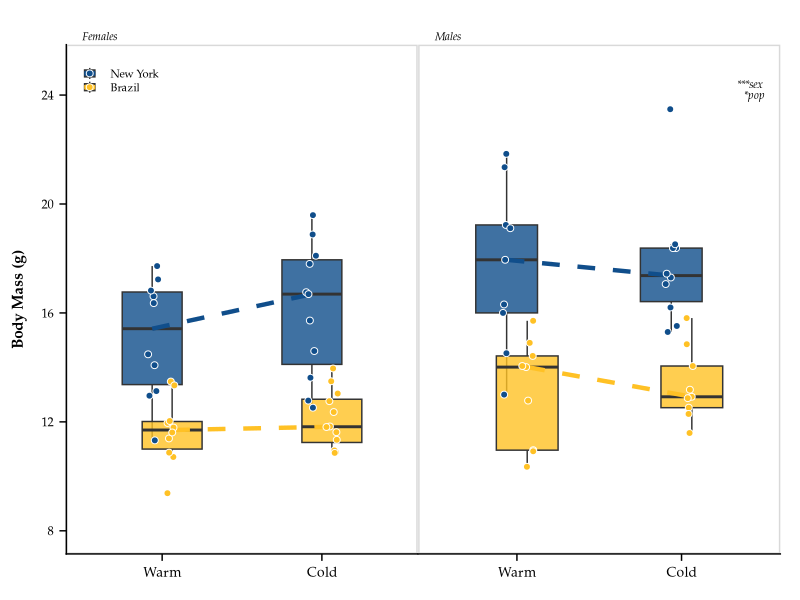
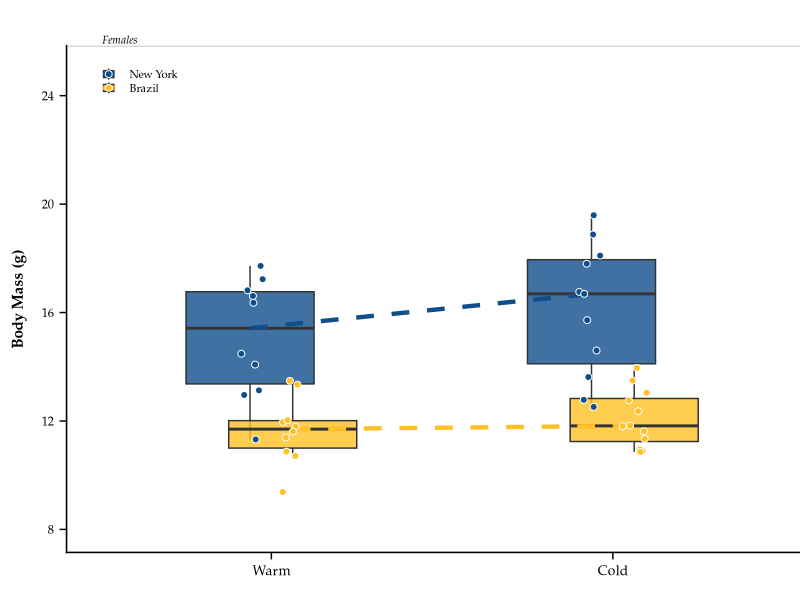
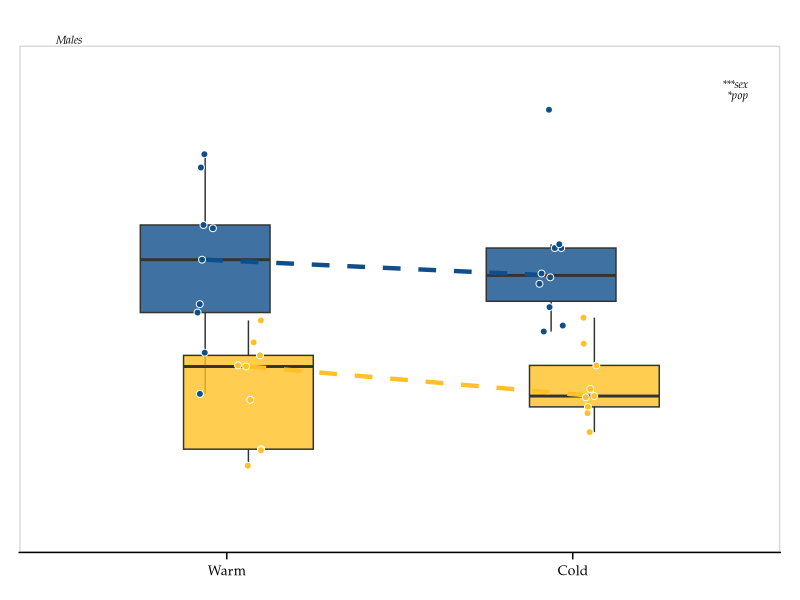

Write R code to recreate these figures, in order. (Note: this script raises an error after producing the figures.)
#!/usr/bin/env Rscript --vanilla

##############################################################
# Author: Mallory A. Ballinger
# Script first created: 12-Feb-2021
# Script last updated:  08-Apr-2021


# This script plots weekly body weight and tail lengths of New York and Brazil mice across environments,
# and generates Fig. XXXX in Ballinger_et_al_2021_AmNat


##############################################################
# Required packages
##############################################################

rm(list = ls()) # clears R's environment
library(tidyverse)
library(here)
library(cowplot)
library(glue)
library(ggtext)

##############################################################
# Import data
##############################################################

PostDissectionMetaData <- read_csv(here("data/processed/PostDissectionMetaData.csv")) %>%
  select(-1) %>% # removes first column
  mutate(Sex = fct_relevel(Sex, "Male", "Female")) %>% # put males before females
  mutate(Population = fct_relevel(Population, "New York", "Brazil")) %>% # put evolved cold pop first
  mutate(Line = fct_relevel(Line, "SARA", "SARB", "MANA", "MANB")) %>% # put evolved cold lines first
  mutate(Environment = fct_relevel(Environment, "Warm", "Cold" )) # put warm before cold (evolved before plasticity)





##############################################################
# Calculate residuals for plotting
##############################################################

# save TL x BW residuals
residsTLBW <- lm(Final_Tail_Length_mm ~ Body_Weight_g, data = PostDissectionMetaData,
                 na.action = na.exclude)
PostDissectionMetaData$Resids_TLBW <- resid(residsTLBW)


# Based on outlier tests (see 'code/model_RXNs.R'), any ear length
# greater than 17mm is an extreme outlier

PostDissection_filtered <- PostDissectionMetaData %>%
  mutate(Ear_Length_mm = ifelse(Ear_Length_mm > 17, NA, Ear_Length_mm))

# save EL x BW residuals
residsELBW <- lm(Ear_Length_mm ~ Body_Weight_g, data = PostDissection_filtered,
                 na.action = na.exclude)
PostDissection_filtered$Resids_ELBW <- resid(residsELBW)





##############################################################
# Get values from statistical analyses
##############################################################

# Refer to 'code/model_RXNs.R' for model comparisons and statistical analyses


# > car::Anova(lmer(Body_Weight_g ~ Sex * Population * Environment + (1|Line),
#                   +                 data = PostDissectionMetaData), type = "III")
# Analysis of Deviance Table (Type III Wald chisquare tests)
# 
# Response: Body_Weight_g
# Chisq Df Pr(>Chisq)    
# (Intercept)                142.5576  1  < 2.2e-16 ***
# Sex                         20.1407  1  7.195e-06 ***
# Population                   4.9456  1    0.02616 *  
# Environment                  0.0742  1    0.78533    
# Sex:Population               2.6437  1    0.10396    
# Sex:Environment              0.5630  1    0.45306    
# Population:Environment       0.0917  1    0.76197    
# Sex:Population:Environment   0.5565  1    0.45568    
# ---
# Signif. codes:  0 ‘***’ 0.001 ‘**’ 0.01 ‘*’ 0.05 ‘.’ 0.1 ‘ ’ 1

BW_deets <- ("&#42;&#42;&#42;sex<br>\
                        &#42;pop")



# > car::Anova(lmer(Final_Tail_Length_mm ~ Body_Weight_g + Sex * Population * Environment + (1|Line),
#                   +                 data = PostDissectionMetaData), type = "III")
# Analysis of Deviance Table (Type III Wald chisquare tests)
# 
# Response: Final_Tail_Length_mm
# Chisq Df Pr(>Chisq)    
# (Intercept)                178.2408  1  < 2.2e-16 ***
# Body_Weight_g               51.9483  1  5.698e-13 ***
# Sex                          2.7830  1   0.095271 .  
# Population                  15.4846  1  8.318e-05 ***
# Environment                  5.4843  1   0.019188 *  
# Sex:Population               0.6432  1   0.422544    
# Sex:Environment              0.2701  1   0.603288    
# Population:Environment       7.5313  1   0.006064 ** 
# Sex:Population:Environment   0.0293  1   0.864003    
#  Signif. codes:  0 ‘***’ 0.001 ‘**’ 0.01 ‘*’ 0.05 ‘.’ 0.1 ‘ ’ 1

TL_deets <- ("&#42;env<br>\
            &#42;&#42;&#42;pop<br>\
             &#42;&#42;pop x env")



# > car::Anova(lmer(Ear_Length_mm ~ Body_Weight_g + Sex * Population * Environment + (1|Line), data = PostDissection_filtered), type = "III")
# Analysis of Deviance Table (Type III Wald chisquare tests)
# 
# Response: Ear_Length_mm
# Chisq Df Pr(>Chisq)    
# (Intercept)                256.1290  1  < 2.2e-16 ***
# Body_Weight_g               13.3652  1  0.0002563 ***
# Sex                          2.4769  1  0.1155265    
# Population                   0.3438  1  0.5576574    
# Environment                 14.7500  1  0.0001228 ***
# Sex:Population               0.0008  1  0.9774778    
# Sex:Environment              0.2092  1  0.6473669    
# Population:Environment       0.6701  1  0.4130207    
# Sex:Population:Environment   0.2545  1  0.6139013    
# ---
#   Signif. codes:  0 ‘***’ 0.001 ‘**’ 0.01 ‘*’ 0.05 ‘.’ 0.1 ‘ ’ 1

EL_deets <- glue("&#42;&#42;&#42;env")






##############################################################
# Plot sex-specific body mass RXN plot
##############################################################

# Sex-specific datasets
MaleData <- PostDissectionMetaData %>%
  filter(Sex == "Male")

FemaleData <- PostDissectionMetaData %>%
  filter(Sex == "Female")


BWrxnF <-
  ggplot(data=FemaleData, aes(x=Environment, y=Body_Weight_g)) +
  geom_boxplot(aes(fill = Population), position = position_dodge(width=0.25), alpha=0.8, size = 0.5, outlier.shape = NA, notch = FALSE) +
  stat_summary(
    fun = median,
    geom = 'line',
    aes(group = Population, color = Population),
    position = position_dodge(width = 0.25) , size=1.5, alpha = 1.2, linetype = "dashed") +
  geom_point(aes(fill = Population), position = position_jitterdodge(jitter.width = 0.15, dodge.width=0.25), alpha=5, size=2, shape=21, color = "white") +
  #annotate("text", x = 0.75, y=25, label="Males", family = "Palatino") +
  scale_color_manual(values=rep(c("dodgerblue4", "goldenrod1"))) +
  scale_fill_manual(values=rep(c("dodgerblue4", "goldenrod1"))) +
  #scale_x_discrete("Environment", expand=c(0.075,0.5)) +
  #guides(color=guide_legend(override.aes=list(fill=NA)),
  # linetype=guide_legend(override.aes = list(fill=NA))) +# removes gray shading from legend
  scale_y_continuous(breaks = seq(from=8, to=24, by=4), labels = seq(from=8, to=24, by=4), limits = c(8,25)) +
  theme_half_open(20) +
  panel_border() + # puts border around facets
  theme(panel.grid.minor = element_blank(), axis.line = element_line(colour = "black"),
        axis.title.x = element_blank(),
        axis.title.y = element_text(margin = margin(r = 10), size = 11, face = "bold", family = "Palatino"),
        axis.text.x = element_text(size = 10, color = "black", family = "Palatino"),
        axis.text.y = element_text(size = 9, color = "black", family = "Palatino"),
        legend.position = c(0.047, 0.93),
        legend.background = element_blank(),
        legend.box.background = element_blank(),
        legend.key = element_blank(),
        legend.key.height = unit(0.35, "cm"),
        legend.key.width = unit(0.35, "cm"),
        legend.text = element_text(size=8, family = "Palatino"),
        legend.title = element_blank(),
        plot.tag = element_text(family = "Palatino", size = 8, face = "italic"),
        plot.tag.position = c(0.2,1.015),
        plot.title = element_text(size = 8, face = "italic", hjust = 0.05, vjust = -3, family = "Palatino"),
        plot.title.position = "panel",
        plot.margin = unit(c(0.5, -0.45, 0.5, 0.3), "cm")) +
  labs(x = "",
       y = "Body Mass (g)",
       title = "Females")


BWrxnM <-
  ggplot(data=MaleData, aes(x=Environment, y=Body_Weight_g)) +
  geom_boxplot(aes(fill = Population), position = position_dodge(width=0.25), alpha=0.8, size = 0.5, outlier.shape = NA, notch = FALSE) +
  stat_summary(
    fun = median,
    geom = 'line',
    aes(group = Population, color = Population),
    position = position_dodge(width = 0.25) , size=1.5, alpha = 1.2, linetype = "dashed") +
  geom_point(aes(fill = Population), position = position_jitterdodge(jitter.width = 0.15, dodge.width=0.25), alpha=5, size=2, shape=21, color = "white") +
  #annotate("text", x = 2.4, y=25, label="****sex\n*pop", family = "Palatino", fontface = 3, size = 3, hjust = 1) +
  scale_color_manual(values=rep(c("dodgerblue4", "goldenrod1"))) +
  scale_fill_manual(values=rep(c("dodgerblue4", "goldenrod1"))) +
  #scale_x_discrete("Environment", expand=c(0.075,0.5)) +
  scale_y_continuous(breaks = seq(from=8, to=24, by=4), labels = seq(from=8, to=24, by=4), limits = c(8,25)) +
  theme_half_open(20) +
  panel_border() + # puts border around facets
  theme(panel.grid.minor = element_blank(), axis.line = element_line(colour = "black"),
        axis.title.x = element_blank(),
        axis.title.y = element_text(margin = margin(r = 10), size = 10, face = "bold", family = "Palatino"),
        axis.text.x = element_text(size = 10, color = "black", family = "Palatino"),
        axis.text.y = element_blank(),
        axis.ticks.y = element_blank(),
        axis.line.y = element_blank(),
        legend.position = "none",
        plot.tag = element_markdown(family = "Palatino", size = 8, face = "italic", hjust = 1),
        plot.tag.position = c(0.96,0.88),
        plot.title = element_text(size = 8, face = "italic", hjust = 0.05, vjust = -3, family = "Palatino"),
        plot.title.position = "panel",
        plot.margin = unit(c(0.5, 0.5, 0.5, -0.42), "cm")) + # top, right, bottom, left (0.5, 0.5, 0.1, -0.5)
  labs(x = "",
       y = "",
       title = "Males",
       tag = BW_deets)


BW <- cowplot::plot_grid(BWrxnF, BWrxnM, align = "h", label_fontfamily = "Palatino",
                         label_size = 12, label_x = 0.05, hjust = 0)


ggsave("results/figures/RXNs_BW.tiff", height = 3.5, width = 6, compression = "lzw")
ggsave("results/figures/RXNs_BW.pdf", height = 3.5, width = 6)





##############################################################
# Plot rxn norm plots (tail length & ear length)
##############################################################

TLrxn <-
  ggplot(data=PostDissectionMetaData, aes(x=Environment, y=Resids_TLBW)) +
  geom_boxplot(aes(fill = Population), position = position_dodge(width=0.25), alpha=0.8, size = 0.5, outlier.shape = NA, notch = FALSE) +
  stat_summary(
    fun = median,
    geom = 'line',
    aes(group = Population, color = Population),
    position = position_dodge(width = 0.25) , size=1.5, alpha = 1.2, linetype = "dashed") +
  geom_point(aes(fill = Population), position = position_jitterdodge(jitter.width = 0.15, dodge.width=0.25), alpha=5, size=2.25, shape=21, color = "white") +
  scale_color_manual(values=rep(c("dodgerblue4", "goldenrod1"))) +
  scale_fill_manual(values=rep(c("dodgerblue4", "goldenrod1"))) +
  scale_y_continuous(breaks = seq(from=-10, to=10, by=5), labels = seq(from=-10, to=10, by=5), limits = c(-10,10)) +
  theme_bw() + 
  theme(panel.border = element_rect(color = "black", fill = NA, size = 1),
        panel.grid.major = element_blank(), panel.grid.minor = element_blank(),
        axis.title.x = element_blank(),
        axis.title.y = element_text(margin = margin(r = 10), size = 12, face = "bold", family = "Palatino"),
        axis.text.x = element_text(size = 12, color = "black", family = "Palatino"),
        axis.text.y = element_text(size = 11, color = "black", family = "Palatino"),
        legend.position = c(0.14, 0.96),
        legend.background = element_blank(),
        legend.box.background = element_blank(),
        legend.key = element_blank(),
        legend.key.height = unit(0.35, "cm"),
        legend.key.width = unit(0.35, "cm"),
        legend.text = element_text(size=10, family = "Palatino"),
        legend.title = element_blank(),
        plot.tag = element_markdown(family = "Palatino", size = 10, face = "italic", hjust = 1),
        plot.tag.position = c(0.955,0.93),
        plot.title = element_markdown(family = "Palatino"),
        plot.margin = unit(c(0.5, 0.5, 0.5, 0.5), "cm")) +
  labs(x = "",
       y = "Tail Length (resid.)",
       tag = TL_deets)


ELrxn <-
  ggplot(data=PostDissection_filtered, aes(x=Environment, y=Resids_ELBW)) +
  geom_boxplot(aes(fill = Population), position = position_dodge(width=0.25), alpha=0.8, size = 0.5, outlier.shape = NA, notch = FALSE) +
  stat_summary(
    fun = median,
    geom = 'line',
    aes(group = Population, color = Population),
    position = position_dodge(width = 0.25) , size=1.5, alpha = 1.2, linetype = "dashed") +
  geom_point(aes(fill = Population), position = position_jitterdodge(jitter.width = 0.15, dodge.width=0.25), alpha=5, size=2.25, shape=21, color = "white") +
  scale_color_manual(values=rep(c("dodgerblue4", "goldenrod1"))) +
  scale_fill_manual(values=rep(c("dodgerblue4", "goldenrod1"))) +
  scale_y_continuous(breaks = seq(from=-2, to=2, by=1), labels = seq(from=-2, to=2, by=1), limits = c(-2,2)) +
  theme_bw() + 
  theme(panel.border = element_rect(color = "black", fill = NA, size = 1),
        panel.grid.major = element_blank(), panel.grid.minor = element_blank(),
        axis.title.x = element_blank(),
        axis.title.y = element_text(margin = margin(r = 10), size = 12, face = "bold", family = "Palatino"),
        axis.text.x = element_text(size = 12, color = "black", family = "Palatino"),
        axis.text.y = element_text(size = 11, color = "black", family = "Palatino"),
        legend.position = 'none',
        plot.tag = element_markdown(family = "Palatino", size = 10, face = "italic", hjust = 1),
        plot.tag.position = c(0.96,0.95),
        plot.title = element_markdown(family = "Palatino"),
        plot.margin = unit(c(0.5, 0.5, 0.5, 0.5), "cm")) +
  labs(x = "",
       y = "Ear Length (resid.)",
       tag = EL_deets)


Extremities <- cowplot::plot_grid(TLrxn, ELrxn, ncol = 2, nrow = 1, labels = c('A)', 'B)'), label_fontfamily = "Palatino",
                   align = 'h', label_size = 14, label_x = 0.05, hjust = 0)

ggsave("results/figures/RXNs_Extremities.tiff", height = 4, width = 8.5, compression = "lzw")
ggsave("results/figures/RXNs_Extremities.pdf", height = 4, width = 8.5)





##############################################################
# Plot sex-specific BMI plot
##############################################################

BMIrxnF <-
  ggplot(data=FemaleData, aes(x=Environment, y=BMI_kg_m2)) +
  geom_boxplot(aes(fill = Population), position = position_dodge(width=0.25), alpha=0.8, size = 0.5, outlier.shape = NA, notch = FALSE) +
  stat_summary(
    fun = median,
    geom = 'line',
    aes(group = Population, color = Population),
    position = position_dodge(width = 0.25) , size=1.5, alpha = 1.2, linetype = "dashed") +
  geom_point(aes(fill = Population), position = position_jitterdodge(jitter.width = 0.15, dodge.width=0.25), alpha=5, size=2, shape=21, color = "white") +
  #annotate("text", x = 0.75, y=25, label="Males", family = "Palatino") +
  scale_color_manual(values=rep(c("dodgerblue4", "goldenrod1"))) +
  scale_fill_manual(values=rep(c("dodgerblue4", "goldenrod1"))) +
  #scale_x_discrete("Environment", expand=c(0.075,0.5)) +
  #guides(color=guide_legend(override.aes=list(fill=NA)),
  # linetype=guide_legend(override.aes = list(fill=NA))) +# removes gray shading from legend
  #scale_y_continuous(breaks = seq(from=8, to=24, by=4), labels = seq(from=8, to=24, by=4), limits = c(8,25)) +
  theme_half_open(20) +
  panel_border() + # puts border around facets
  theme(panel.grid.minor = element_blank(), axis.line = element_line(colour = "black"),
        axis.title.x = element_blank(),
        axis.title.y = element_markdown(margin = margin(r = 10), size = 11, face = "bold", family = "Palatino"),
        axis.text.x = element_text(size = 10, color = "black", family = "Palatino"),
        axis.text.y = element_text(size = 9, color = "black", family = "Palatino"),
        legend.position = c(0.047, 0.96),
        legend.background = element_blank(),
        legend.box.background = element_blank(),
        legend.key = element_blank(),
        legend.key.height = unit(0.35, "cm"),
        legend.key.width = unit(0.35, "cm"),
        legend.text = element_text(size=8, family = "Palatino"),
        legend.title = element_blank(),
        plot.tag = element_text(family = "Palatino", size = 8, face = "italic"),
        plot.tag.position = c(0.2,1.015),
        plot.title = element_text(size = 8, face = "italic", hjust = 0.05, vjust = -3, family = "Palatino"),
        plot.title.position = "panel",
        plot.margin = unit(c(0.5, -0.45, 0.5, 0.3), "cm")) +
  labs(x = "",
       y = "Body Mass Index (kg/m<sup>2</sup>)",
       title = "Females")


BMIrxnM <-
  ggplot(data=MaleData, aes(x=Environment, y=BMI_kg_m2)) +
  geom_boxplot(aes(fill = Population), position = position_dodge(width=0.25), alpha=0.8, size = 0.5, outlier.shape = NA, notch = FALSE) +
  stat_summary(
    fun = median,
    geom = 'line',
    aes(group = Population, color = Population),
    position = position_dodge(width = 0.25) , size=1.5, alpha = 1.2, linetype = "dashed") +
  geom_point(aes(fill = Population), position = position_jitterdodge(jitter.width = 0.15, dodge.width=0.25), alpha=5, size=2, shape=21, color = "white") +
  #annotate("text", x = 2.4, y=25, label="****sex\n*pop", family = "Palatino", fontface = 3, size = 3, hjust = 1) +
  scale_color_manual(values=rep(c("dodgerblue4", "goldenrod1"))) +
  scale_fill_manual(values=rep(c("dodgerblue4", "goldenrod1"))) +
  #scale_x_discrete("Environment", expand=c(0.075,0.5)) +
  #scale_y_continuous(breaks = seq(from=1.2, to=3, by=4), labels = seq(from=8, to=24, by=4), limits = c(8,25)) +
  theme_half_open(20) +
  panel_border() + # puts border around facets
  theme(panel.grid.minor = element_blank(), axis.line = element_line(colour = "black"),
        axis.title.x = element_blank(),
        axis.title.y = element_text(margin = margin(r = 10), size = 10, face = "bold", family = "Palatino"),
        axis.text.x = element_text(size = 10, color = "black", family = "Palatino"),
        axis.text.y = element_blank(),
        axis.ticks.y = element_blank(),
        axis.line.y = element_blank(),
        legend.position = "none",
        plot.tag = element_markdown(family = "Palatino", size = 8, face = "italic", hjust = 1),
        plot.tag.position = c(0.96,0.88),
        plot.title = element_text(size = 8, face = "italic", hjust = 0.05, vjust = -3, family = "Palatino"),
        plot.title.position = "panel",
        plot.margin = unit(c(0.5, 0.5, 0.5, -0.42), "cm")) + # top, right, bottom, left (0.5, 0.5, 0.1, -0.5)
  labs(x = "",
       y = "",
       title = "Males")


BMI <- cowplot::plot_grid(BMIrxnF, BMIrxnM, align = "h", label_fontfamily = "Palatino",
                         label_size = 12, label_x = 0.05, hjust = 0)


ggsave("results/figures/RXNs_BMI.tiff", height = 3.5, width = 6, compression = "lzw")
ggsave("results/figures/RXNs_BMI.pdf", height = 3.5, width = 6)